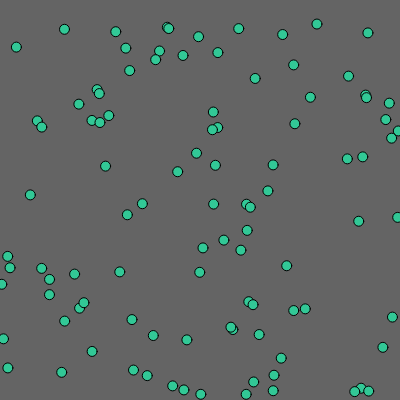
Frame 1 (no input)
Frame 60 (no input): identical to frame 1, image omitted
Frame 120 (the mouse pressed at the canvas centre since frame 60): identical to frame 1, image omitted

The p5.js sketch that drew this single still picture (run headless with seeded random() and noise() and a simulated clock; from frame 60 on, the mouse is pressed at the canvas centre):

// p5.js sketch
// ── sketch.js
var particles = [];
var numOfParticles = 100;

function setup(){
    createCanvas(400,400);
    
    for (var i = 0; i < numOfParticles; i++){
        particles[i] = new Particle();
        particles[i].setup(Math.random()* width, Math.random()* height);
    }
}

function draw(){
    //var gravity = createVector(0, 0.1);
    //var wind = createVector(0.01, 0.0);
    background(100);
    fill(50,200,150);
    for (var i = 0; i < numOfParticles; i++){
        particles[i].draw();
    }
}
// ── particle.js
function Particle(){
    this.setup = function(x,y){
        this.myX = x;
        this.myY = y;
    }

    this.draw = function(){
       
        ellipse(this.myX, this.myY, 10, 10);
    }
}
